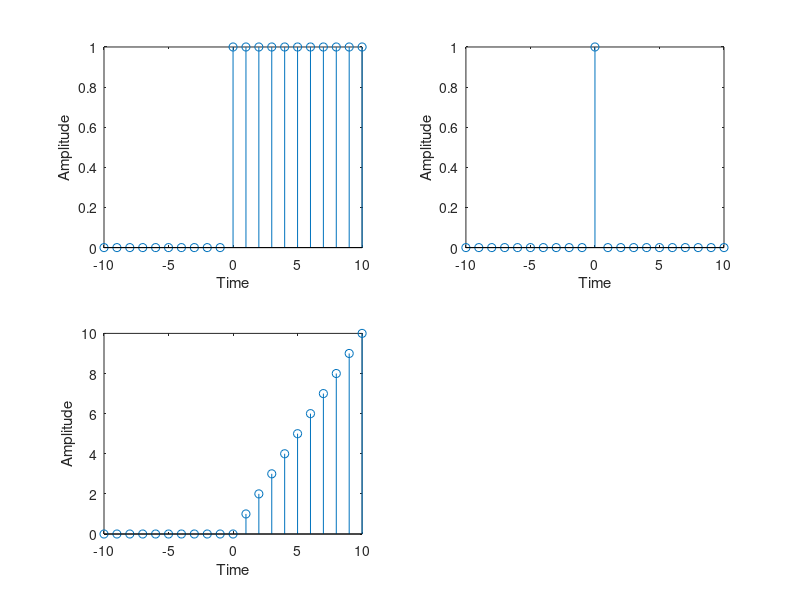

Write MATLAB code to recreate this figure.
clc;
clear all;
close all;
 
n=-10:10;
y=[zeros(1,10) ones(1,11)];
z=[zeros(1,10) ones(1,1) zeros(1,10)];
h=[zeros(1,11) ones(1,1) 2:10]
 
subplot(2,2,1);
stem(n,y);
xlabel('Time')
ylabel('Amplitude')
 
subplot(2,2,2);
stem(n,z);
xlabel('Time')
ylabel('Amplitude')
 
subplot(2,2,3);
stem(n,h);
xlabel('Time')
ylabel('Amplitude')

